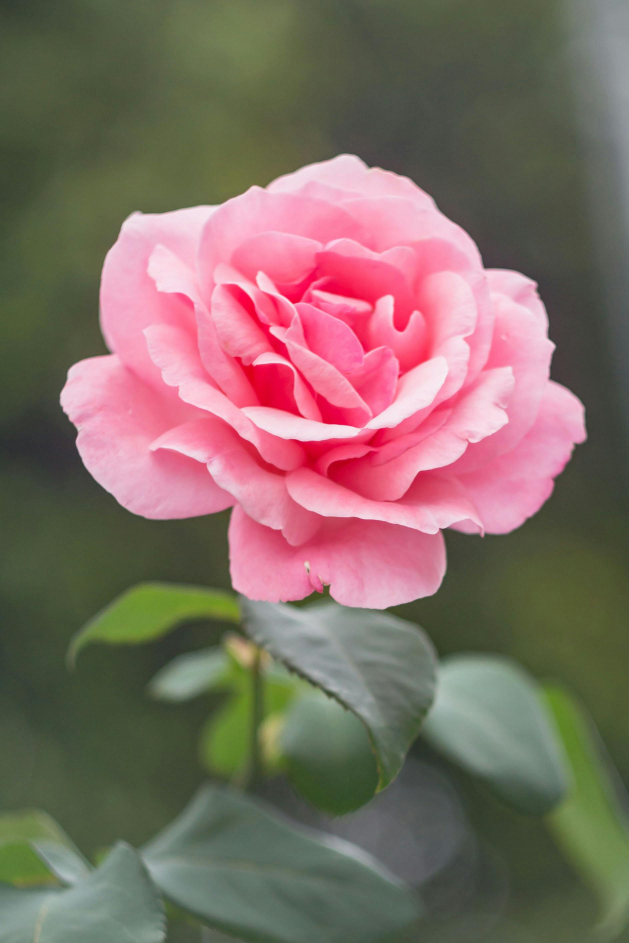
#> input picture pexels-jonaskakaroto-736230.jpg, 1886 x 2829 px (shown at 1/3 size)
$ python testt1.py
#> lines starting #> are read from the running program, lines starting #| are printed output that depends on the picture; after the words box and inside, x2 and y2 are one past the last pixel; in counts of white or black regions, pixels touching at a corner belong together
import cv2
img = cv2.imread("pexels-jonaskakaroto-736230.jpg",cv2.IMREAD_GRAYSCALE)
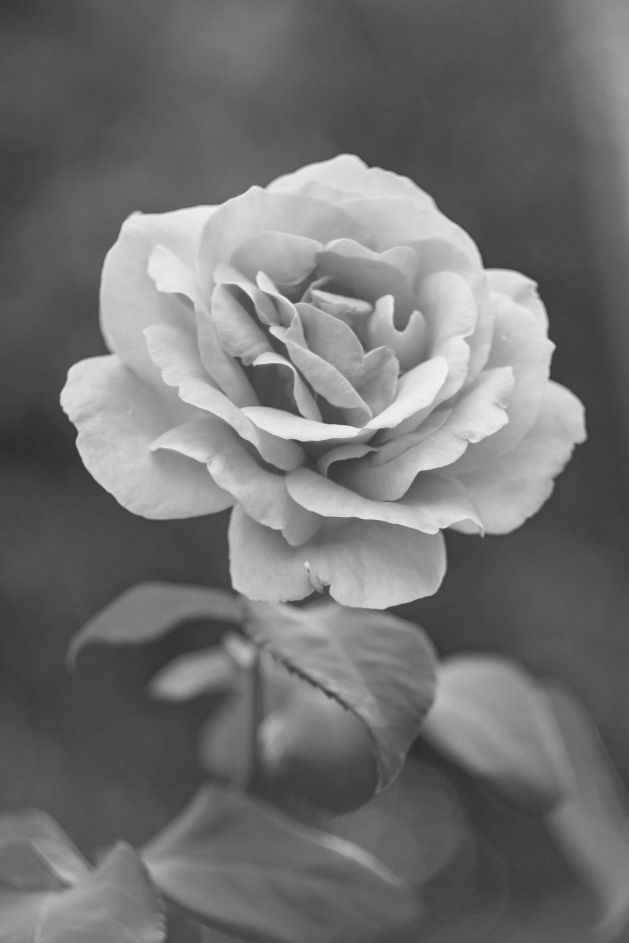
#> img: shape (2829, 1886) (shown at 1/3 size); min 41, max 244, mean 113.6
img1=cv2.resize(img,(500,500))
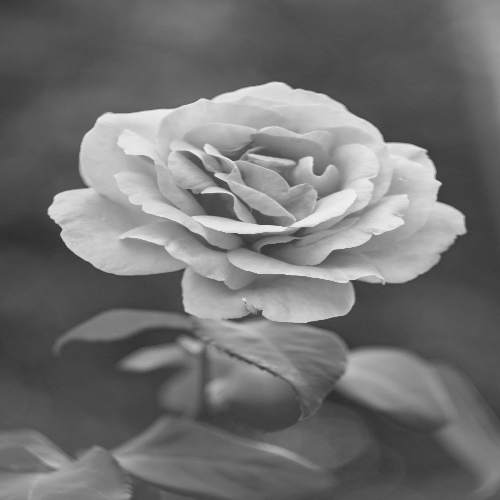
#> img1: shape (500, 500); min 45, max 242, mean 113.6
img2=cv2.Canny(img1,0,200)
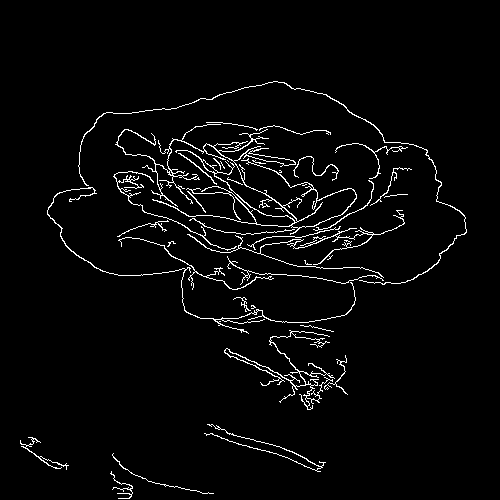
#> img2: shape (500, 500); 3.2% white in thin lines or dots, all inside (x1, y1, x2, y2) = (20, 81, 467, 499)
cv2.imshow("helo",img2)
cv2.waitKey(0)
cv2.destroyAllWindows()

$ run again, with 8.png saved as pexels-jonaskakaroto-736230.jpg
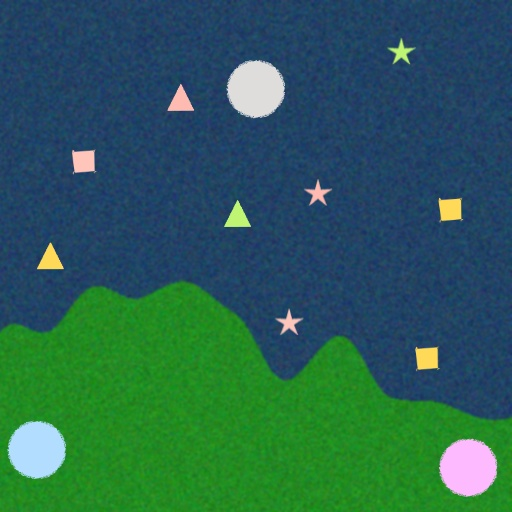
#> input picture 8.png, 512 x 512 px
#> `img = cv2.imread("pexels-jonaskakaroto-736230.jpg",cv2.IMREAD_GRAYSCALE)`:
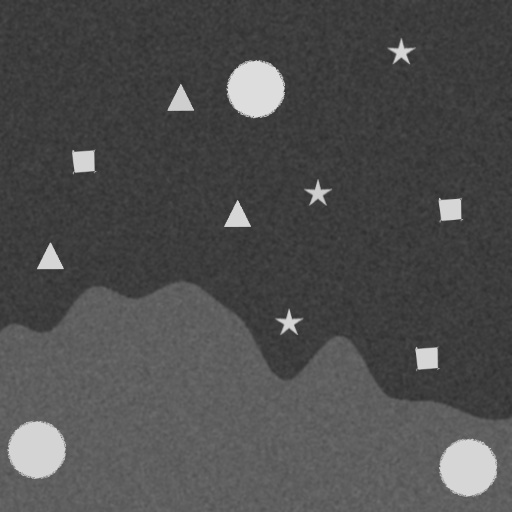
#> img: shape (512, 512); min 44, max 227, mean 77.5
#> `img2=cv2.Canny(img1,0,200)`:
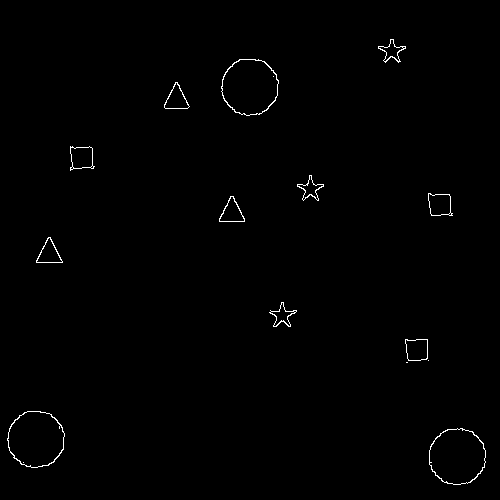
#> img2: shape (500, 500); 0.62% white in thin lines or dots, all inside (x1, y1, x2, y2) = (7, 39, 486, 485)

$ run again, with 9.png saved as pexels-jonaskakaroto-736230.jpg
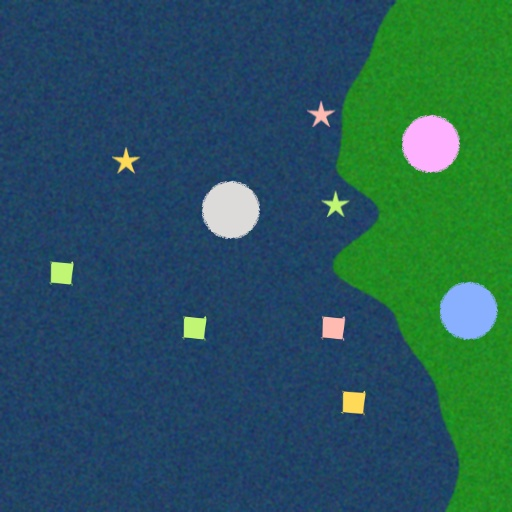
#> input picture 9.png, 512 x 512 px
#> `img = cv2.imread("pexels-jonaskakaroto-736230.jpg",cv2.IMREAD_GRAYSCALE)`:
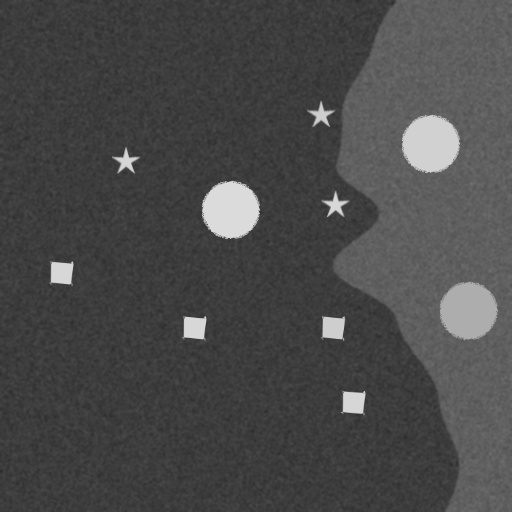
#> img: shape (512, 512); min 44, max 224, mean 73.6
#> `img2=cv2.Canny(img1,0,200)`:
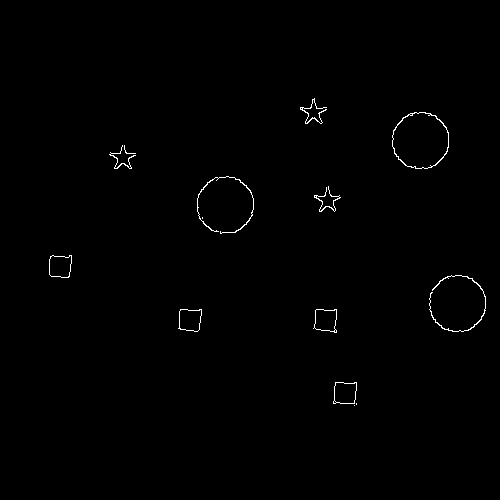
#> img2: shape (500, 500); 0.53% white in thin lines or dots, all inside (x1, y1, x2, y2) = (49, 98, 486, 406)
